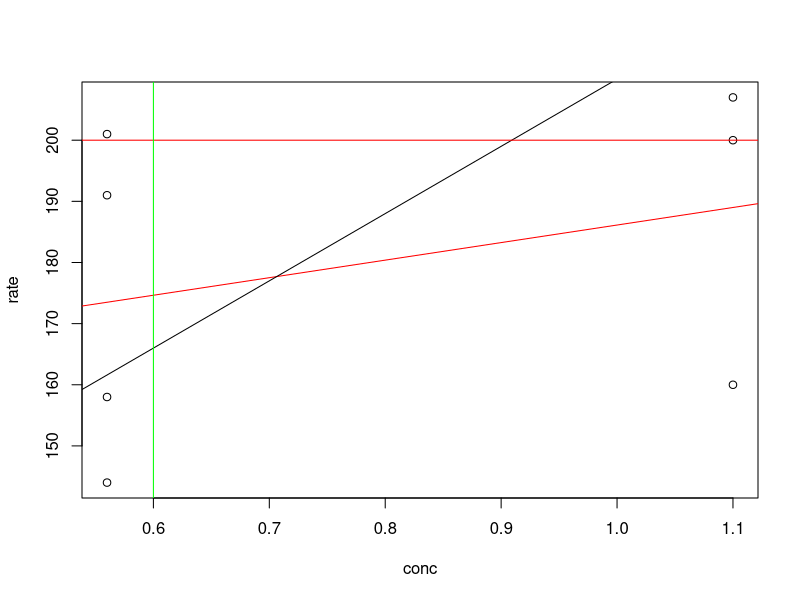

Generate this figure with R:
# subset puromycin , subset
attach(Puromycin)
head(Puromycin)
PuroA <- Puromycin[Puromycin$state == "treated",]
PuroA <- Puromycin[Puromycin$conc > 0.5 & Puromycin$rate >80,]
PuroC <- Puromycin[,c("rate","state")]
# exercisel , subset function and above

# plot funtion, abline()
plot(rate ~ conc,data = PuroA)
abline(lm(rate ~ conc,data = PuroA),col="red")
abline(a = 100,b = 110, col = "black")
abline(h = 200, col = "red")
abline(v = 0.6, col = "green")
